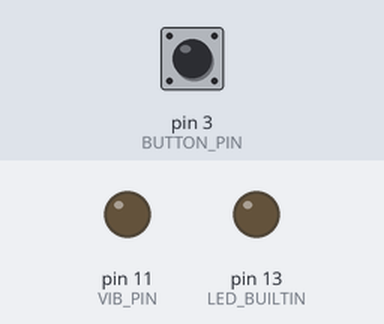
The sketch below on a simulated Arduino Uno, built with avr-gcc and run on an emulated ATmega328P. On the bench: output pins drawn as LEDs (lit = HIGH). The test bench sets the inputs (shaded band); at power-on: pin 3 (BUTTON_PIN) HIGH.

Above: at 1.2 s.
1.3 s: pin 3 (BUTTON_PIN) pulled LOW for 0.15 s
At 2.8 s:
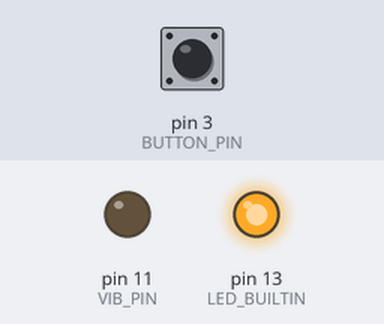
3.1 s: pin 3 (BUTTON_PIN) pulled LOW for 1 s
At 4.2 s:
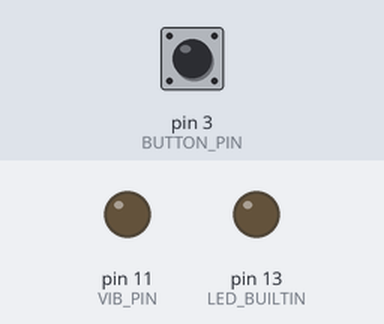
5.6 s: pin 3 (BUTTON_PIN) pulled LOW for 3.2 s
At 5.8 s:
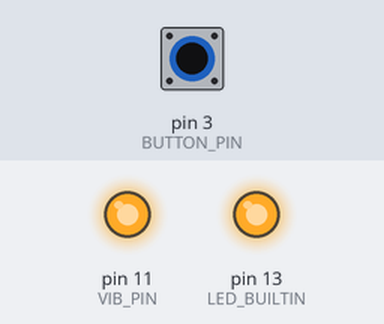
Timing chart, 0 to 8.6 s (numbered marks = the images above; inputs shaded):
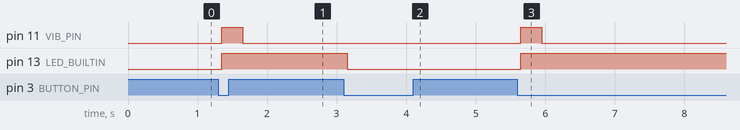

Measured:
- after the input at 1.3 s, pin 11 (VIB_PIN): LOW → HIGH after 0.05 s, → LOW 0.30 s later; pin 13 (LED_BUILTIN): LOW → HIGH after 0.05 s
- after the input at 3.1 s, pin 13 (LED_BUILTIN): HIGH → LOW after 0.05 s
- after the input at 5.6 s, pin 11 (VIB_PIN): LOW → HIGH after 0.05 s, → LOW 0.30 s later; pin 13 (LED_BUILTIN): LOW → HIGH after 0.05 s

The sketch:

SophieBuzzer.ino
```cpp
const int VIB_PIN = 11;
const int BUTTON_PIN = 3;

// button (debounce) state machine
const unsigned long DEBOUNCE_DELAY = 50;
unsigned long lastDebounceTime = 0;
int lastButtonState = LOW;

// the debounced button event
int buttonState;
bool hasReading;

// actual state machine
const unsigned long CYCLE = 10 * 60 * 1000UL; // ten minutes
const unsigned long BUZ = 300UL; // 300 milliseconds

bool isOn = false;
unsigned long startedCycleTime;

void setup() {
  pinMode(LED_BUILTIN, OUTPUT);
  pinMode(VIB_PIN, OUTPUT);
  pinMode(BUTTON_PIN, INPUT_PULLUP); // button is active low
}

void loop() {
  unsigned long now = millis();

  // button state machine

  // debounce: take reading as button event if input has been stable for at least DEBOUNCE_DELAY milliseconds
  int reading = digitalRead(BUTTON_PIN);
  if (reading != lastButtonState) {
    lastDebounceTime = now;
  }

  hasReading = false;
  if ((now - lastDebounceTime) > DEBOUNCE_DELAY) {
    if (reading != buttonState) {
      buttonState = reading;
      hasReading = true;
    }
  }
  lastButtonState = reading;

  // actual state machine
  if (hasReading && !buttonState) {
    // toggle on button down
    isOn = !isOn;
    startedCycleTime = now;
  }

  if (now > (startedCycleTime + CYCLE)) {
    startedCycleTime = now;
  }

  // actuators
  digitalWrite(LED_BUILTIN, isOn);
  digitalWrite(VIB_PIN, isOn && (now < startedCycleTime + BUZ));
}
```
